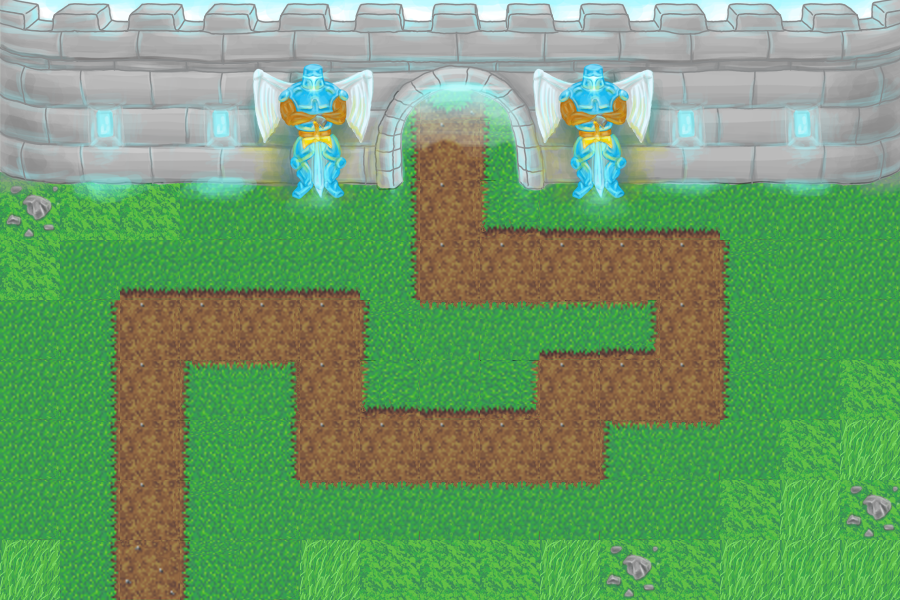

Tiled map render using the project's own tile images. Description and the map definition, with tile-layer contents summarised, below:
An orthogonal 15x10 tile map with 60x60 px tiles, 2 tile layers (Terrain, Gates), 2 tilesets.

<map version="1.0" orientation="orthogonal" renderorder="right-down" width="15" height="10" tilewidth="60" tileheight="60">
 <tileset firstgid="1" name="1" tilewidth="60" tileheight="60">
  <image source="terrain.png" width="512" height="256" />
  <tile id="10">
   <properties>
    <property name="base" value="" />
    <property name="walkable" value="" />
   </properties>
  </tile>
  <tile id="11">
   <properties>
    <property name="spawn" value="" />
    <property name="walkable" value="" />
   </properties>
  </tile>
  <tile id="12">
   <properties>
    <property name="walkable" value="" />
   </properties>
  </tile>
 </tileset>
 <tileset firstgid="33" name="map_900x600" tilewidth="60" tileheight="60">
  <image source="map_900x600.png" width="900" height="600" />
  <tile id="0">
   <properties>
    <property name="blocked" value="" />
   </properties>
  </tile>
  <tile id="1">
   <properties>
    <property name="blocked" value="" />
   </properties>
  </tile>
  <tile id="2">
   <properties>
    <property name="blocked" value="" />
   </properties>
  </tile>
  <tile id="3">
   <properties>
    <property name="blocked" value="" />
   </properties>
  </tile>
  <tile id="4">
   <properties>
    <property name="blocked" value="" />
   </properties>
  </tile>
  <tile id="5">
   <properties>
    <property name="blocked" value="" />
   </properties>
  </tile>
  <tile id="6">
   <properties>
    <property name="blocked" value="" />
   </properties>
  </tile>
  <tile id="7">
   <properties>
    <property name="blocked" value="" />
   </properties>
  </tile>
  <tile id="8">
   <properties>
    <property name="blocked" value="" />
   </properties>
  </tile>
  <tile id="9">
   <properties>
    <property name="blocked" value="" />
   </properties>
  </tile>
  <tile id="10">
   <properties>
    <property name="blocked" value="" />
   </properties>
  </tile>
  <tile id="11">
   <properties>
    <property name="blocked" value="" />
   </properties>
  </tile>
  <tile id="12">
   <properties>
    <property name="blocked" value="" />
   </properties>
  </tile>
  <tile id="13">
   <properties>
    <property name="blocked" value="" />
   </properties>
  </tile>
  <tile id="14">
   <properties>
    <property name="blocked" value="" />
   </properties>
  </tile>
  <tile id="15">
   <properties>
    <property name="blocked" value="" />
   </properties>
  </tile>
  <tile id="16">
   <properties>
    <property name="blocked" value="" />
   </properties>
  </tile>
  <tile id="17">
   <properties>
    <property name="blocked" value="" />
   </properties>
  </tile>
  <tile id="18">
   <properties>
    <property name="blocked" value="" />
   </properties>
  </tile>
  <tile id="19">
   <properties>
    <property name="blocked" value="" />
   </properties>
  </tile>
  <tile id="20">
   <properties>
    <property name="blocked" value="" />
   </properties>
  </tile>
  <tile id="21">
   <properties>
    <property name="blocked" value="" />
   </properties>
  </tile>
  <tile id="22">
   <properties>
    <property name="blocked" value="" />
   </properties>
  </tile>
  <tile id="23">
   <properties>
    <property name="blocked" value="" />
   </properties>
  </tile>
  <tile id="24">
   <properties>
    <property name="blocked" value="" />
   </properties>
  </tile>
  <tile id="25">
   <properties>
    <property name="blocked" value="" />
   </properties>
  </tile>
  <tile id="26">
   <properties>
    <property name="blocked" value="" />
   </properties>
  </tile>
  <tile id="27">
   <properties>
    <property name="blocked" value="" />
   </properties>
  </tile>
  <tile id="28">
   <properties>
    <property name="blocked" value="" />
   </properties>
  </tile>
  <tile id="29">
   <properties>
    <property name="blocked" value="" />
   </properties>
  </tile>
  <tile id="30">
   <properties>
    <property name="blocked" value="" />
   </properties>
  </tile>
  <tile id="31">
   <properties>
    <property name="blocked" value="" />
   </properties>
  </tile>
  <tile id="32">
   <properties>
    <property name="blocked" value="" />
   </properties>
  </tile>
  <tile id="33">
   <properties>
    <property name="blocked" value="" />
   </properties>
  </tile>
  <tile id="34">
   <properties>
    <property name="blocked" value="" />
   </properties>
  </tile>
  <tile id="35">
   <properties>
    <property name="blocked" value="" />
   </properties>
  </tile>
  <tile id="36">
   <properties>
    <property name="blocked" value="" />
   </properties>
  </tile>
  <tile id="37">
   <properties>
    <property name="blocked" value="" />
   </properties>
  </tile>
  <tile id="38">
   <properties>
    <property name="blocked" value="" />
   </properties>
  </tile>
  <tile id="39">
   <properties>
    <property name="blocked" value="" />
   </properties>
  </tile>
  <tile id="40">
   <properties>
    <property name="blocked" value="" />
   </properties>
  </tile>
  <tile id="41">
   <properties>
    <property name="blocked" value="" />
   </properties>
  </tile>
  <tile id="42">
   <properties>
    <property name="blocked" value="" />
   </properties>
  </tile>
  <tile id="43">
   <properties>
    <property name="blocked" value="" />
   </properties>
  </tile>
  <tile id="44">
   <properties>
    <property name="blocked" value="" />
   </properties>
  </tile>
  <tile id="90">
   <properties>
    <property name="blocked" value="" />
   </properties>
  </tile>
  <tile id="91">
   <properties>
    <property name="blocked" value="" />
   </properties>
  </tile>
  <tile id="92">
   <properties>
    <property name="blocked" value="" />
   </properties>
  </tile>
  <tile id="93">
   <properties>
    <property name="blocked" value="" />
   </properties>
  </tile>
  <tile id="94">
   <properties>
    <property name="blocked" value="" />
   </properties>
  </tile>
  <tile id="95">
   <properties>
    <property name="blocked" value="" />
   </properties>
  </tile>
 </tileset>
 <layer name="Terrain" width="15" height="10">
  <data>[150 cells, 150 non-empty, 17 distinct tile ids]</data>
 </layer>
 <layer name="Gates" width="15" height="10">
  <data>[150 cells, 60 non-empty, 60 distinct tile ids]</data>
 </layer>
</map>
